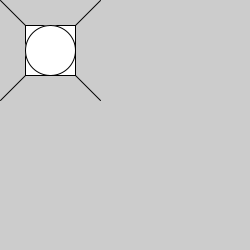
Frame 1 (no input)
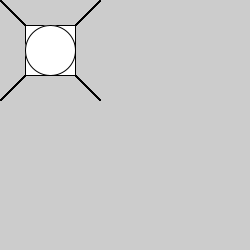
Frame 60 (the mouse pressed at the canvas centre just before this capture)
Frame 120 (the mouse held since frame 60 and released just before this capture): identical to frame 60, image omitted

The Processing sketch that drew these frames (run headless with seeded random() and noise(); from frame 60 on, the mouse is pressed at the canvas centre):

// Processing sketch: processing_127248
// ── processing_127248.pde

//Isabella Corbo
//Date: 08/01/2014
//Project: lines and shapes

void setup() {  //setup function called initially, only once
  size(250, 250);
}

void draw() {  //draw function loops 

line (0, 0, 100, 100);

line (100, 0, 0, 100);

rectMode(CENTER);
rect(50, 50, 50, 50);

ellipseMode(CENTER); 
ellipse(50, 50, 50, 50);

}
 
